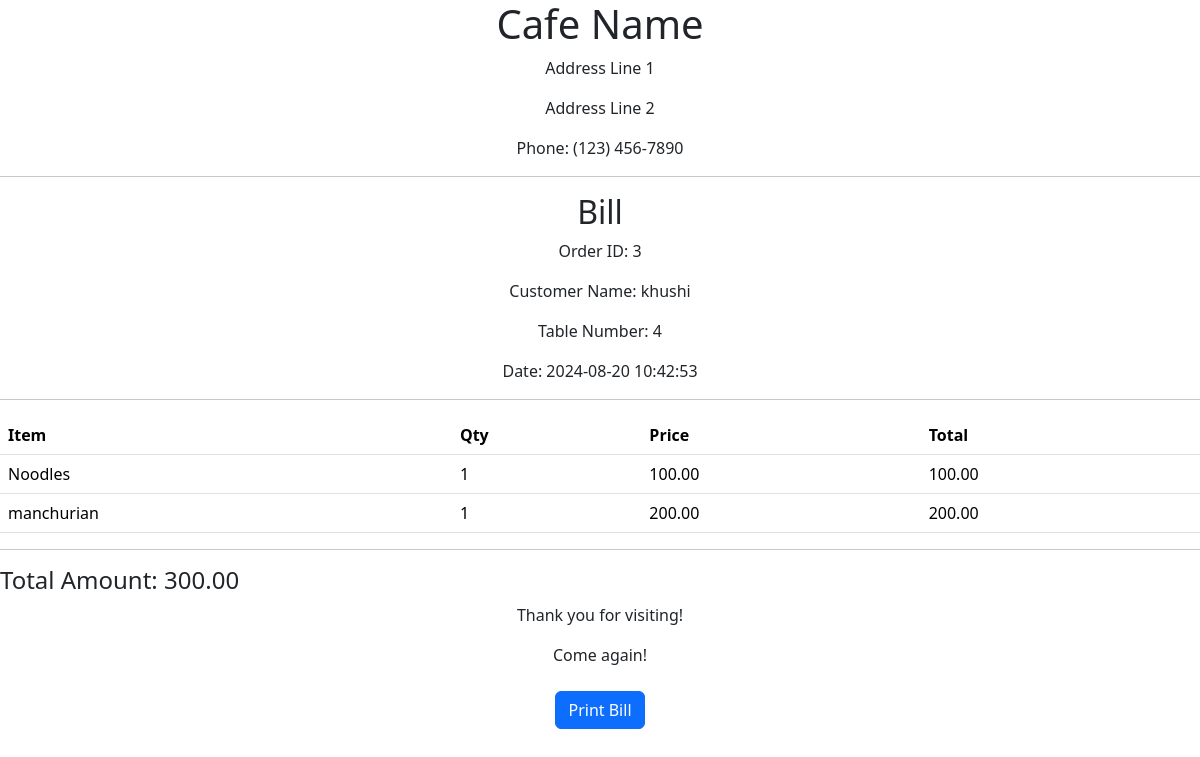
Screenshot of /cafe/owner/bill/3/ (signed in) with the database file from the repository.
### cafe/models.py (models this page shows, shortened)
class Order(models.Model):
    waiter = models.ForeignKey(User, on_delete=models.CASCADE)
    table_number = models.IntegerField()
    customer_name = models.CharField(max_length=100)
    items = models.ManyToManyField(MenuItem, through='OrderItem')
    created_at = models.DateTimeField(auto_now_add=True)
    total_amount = models.DecimalField(max_digits=10, decimal_places=2, default=0)

class OrderItem(models.Model):
    order = models.ForeignKey(Order, on_delete=models.CASCADE)
    menu_item = models.ForeignKey(MenuItem, on_delete=models.CASCADE)
    quantity = models.IntegerField(default=1)

class MenuItem(models.Model):
    name = models.CharField(max_length=100)
    price = models.DecimalField(max_digits=5, decimal_places=2)

### cafe/views.py (the view)
# urls.py: path('owner/bill/<int:order_id>/', generate_bill, name='generate_bill'),
@login_required
def generate_bill(request, order_id):
    profile = Profile.objects.get(user=request.user)
    if profile.role != 'owner':
        return redirect('login')
    order = Order.objects.get(id=order_id)
    order_items = OrderItem.objects.filter(order=order)
    return render(request, 'cafe/generate_bill.html', {'order': order, 'order_items': order_items})

### cafe/templatetags/cafe_tags.py (called while the page is built)
@register.filter
def mul(value, arg):
    return value * arg

### cafe/templates/cafe/generate_bill.html (shortened to what this page needs)
<link href="https://cdn.jsdelivr.net/npm/bootstrap@5.3.3/dist/css/bootstrap.min.css" rel="stylesheet">
{% load cafe_tags %}
{% block content %}
<div class="receipt">
    <div class="text-center">
        <h1>Cafe Name</h1>
        <p>Address Line 1</p>
        <p>Address Line 2</p>
        <p>Phone: (123) 456-7890</p>
        <hr>
        <h2>Bill</h2>
        <p>Order ID: {{ order.id }}</p>
        <p>Customer Name: {{ order.customer_name }}</p>
        <p>Table Number: {{ order.table_number }}</p>
        <p>Date: {{ order.created_at|date:"Y-m-d H:i:s" }}</p>
        <hr>
    </div>
    <table class="table">
        <thead>
            <tr>
                <th>Item</th>
                <th>Qty</th>
                <th>Price</th>
                <th>Total</th>
            </tr>
        </thead>
        <tbody>
            {% for order_item in order_items %}
            <tr>
                <td>{{ order_item.menu_item.name }}</td>
                <td>{{ order_item.quantity }}</td>
                <td>{{ order_item.menu_item.price }}</td>
                <td>{{ order_item.quantity|mul:order_item.menu_item.price }}</td>
            </tr>
            {% endfor %}
        </tbody>
    </table>
    <hr>
    <h4>Total Amount: {{ order.total_amount }}</h4>
    <div class="text-center">
        <p>Thank you for visiting!</p>
        <p>Come again!</p>
    </div>
</div>
<div class="text-center mt-4">
    <button class="btn btn-primary" onclick="window.print();">Print Bill</button>
</div>
{% endblock %}

### rows the page displays
Order: id "3", customer_name "khushi", table_number "4", created_at "2024-08-20 10:42:53", total_amount "300.00"
OrderItem: menu_item.name "Noodles", quantity "1", menu_item.price "100.00", quantity|mul "100.00"
OrderItem: menu_item.name "manchurian", quantity "1", menu_item.price "200.00", quantity|mul "200.00"
